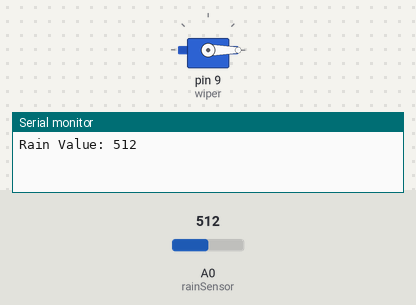
The sketch below on a simulated Arduino Uno, built with avr-gcc and run on an emulated ATmega328P. On the bench: servo, the last lines printed to the serial monitor. The test bench sets the inputs (shaded band); at power-on: A0 (rainSensor) = 512.

Above: at 0.91 s.
1.8 s: A0 (rainSensor) set to 587
At 2.45 s:
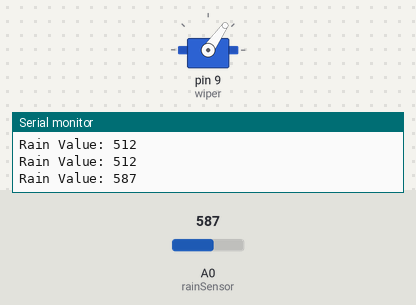
5.3 s: A0 (rainSensor) set to 609
At 6.5 s:
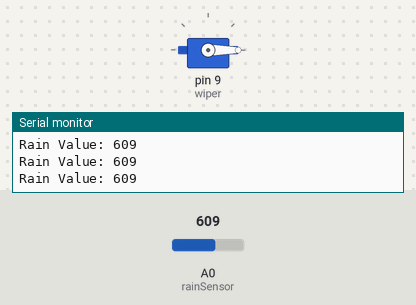
Timing chart, 0 to 8.3 s (numbered marks = the images above; inputs shaded):
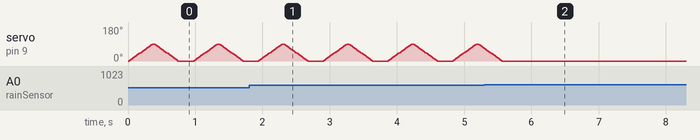

The sketch:

rain_sensing_automatic_car_wiper.ino
```cpp
#include <Servo.h>

Servo wiper;

int rainSensor = A0;
int rainValue;

void setup()
{
  Serial.begin(9600);
  wiper.attach(9);
}

void loop()
{
  rainValue = analogRead(rainSensor);

  Serial.print("Rain Value: ");
  Serial.println(rainValue);

  // If rain detected
  if(rainValue < 600)
  {
    for(int pos = 0; pos <= 90; pos += 5)
    {
      wiper.write(pos);
      delay(20);
    }

    for(int pos = 90; pos >= 0; pos -= 5)
    {
      wiper.write(pos);
      delay(20);
    }
  }
  else
  {
    wiper.write(0);   // stop wiper
  }

  delay(200);
}
```

Measured:
- the behaviour switches between 599 and 600 on A0 (rainSensor) (found by bisection; images 1 and 2)
- after the input at 5.3 s, servo on pin 9 (wiper): goes on until 5.6 s, then stays 0°
